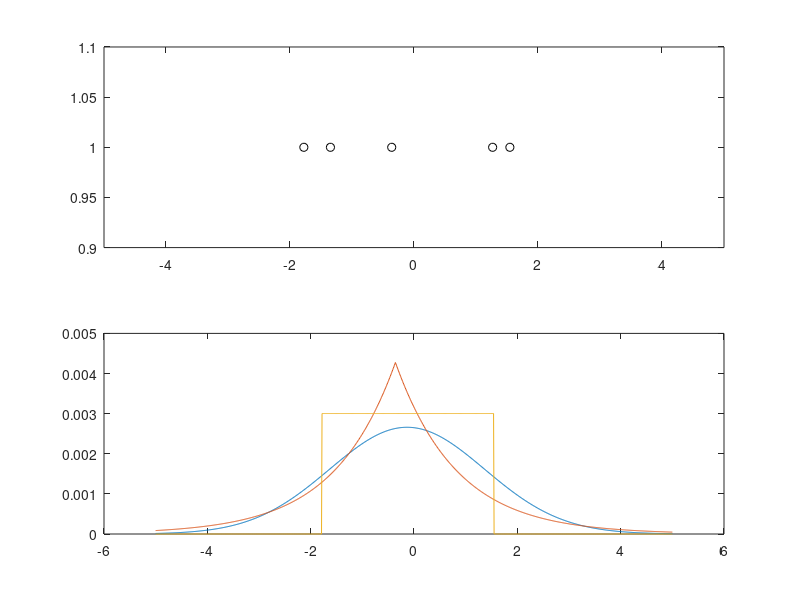
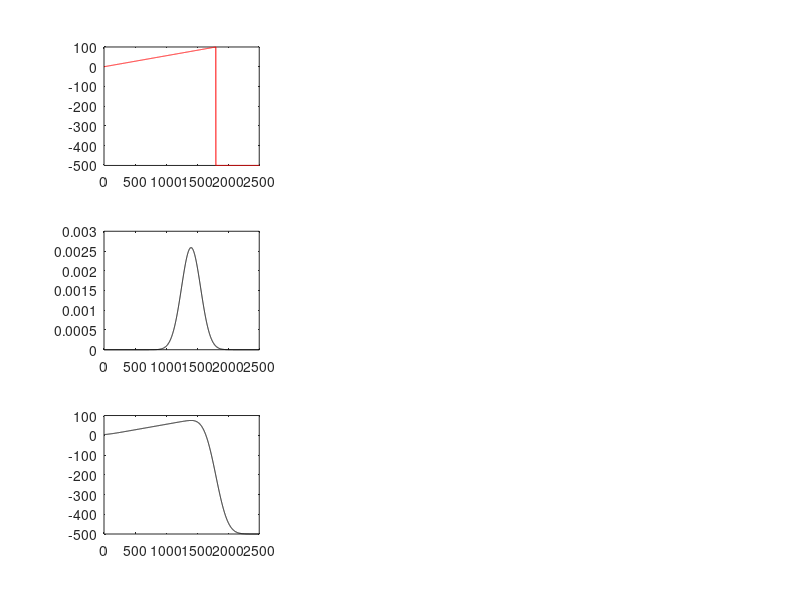

Write the MATLAB code that produced these figures, in order. (Note: this script raises an error after producing the figures.)
clear all; close all;

% internal model from sample
% MLE of mu in a Gaussian -> Exp(Data)
% MLE of sigma in a Gaussian -> sum(D - mu)^2 / (n-1)
% MLE of mu in a Laplacian -> sample median
% MLE of b in a Laplacian -> sum(abs(D - mu))/ n, mean asolute deviation from median 
% MLE of upper and lower bound in a uniform -> min(D), max(D)

x = -5:0.01:5;
sigma = 1; N = 5; penalty = -500;
sample = randn(N,1) * sigma ; 

mu_hut = mean(sample);
sigma_hut = std(sample);
median_hut = median(sample);
b_hut = mean(abs(sample - median_hut));
L_hut = min(sample);
M_hut = max(sample);

gaussian = exp(-(x - mu_hut).^2/(2*sigma_hut^2)) / sqrt(2*pi*sigma_hut^2) ;
gaussian = gaussian / sum(gaussian);

laplacian = 1/(2*b_hut) * exp(-(abs(x-median_hut)/b_hut)) ;
laplacian = laplacian / sum(laplacian);

uniform = zeros(1,length(x)) ;
uniform(round(length(x)/2+L_hut*100):round(length(x)/2+M_hut*100)) = 1/(L_hut - M_hut);
uniform = uniform/sum(uniform) ;

figure
subplot(2,1,1)
plot(sample, ones(N,1),'ko'); 
xlim([min(x) max(x)]);

subplot(2,1,2)
plot(x,gaussian); hold on 
plot(x,laplacian); 
plot(x,uniform);


x = [-500:1:4000];
TL = 1800 ;
for i = 1:length(x)
    if x(i) < 0
       gainFunc(i) = 0;        
    elseif x(i) >= 0 && x(i) <= TL 
       gainFunc(i) = x(i)/(TL)*100;
    elseif x(i) > TL
       gainFunc(i) = penalty;
    end    
end

sigma = 150;
sample = randn(N,1) * sigma ; 

mu_hut = mean(sample);
sigma_hut = std(sample);
median_hut = median(sample);
b_hut = mean(abs(sample - median_hut));
L_hut = min(sample);
M_hut = max(sample);

EG_g = []; EG_l = []; EG_u = [];
for mu = 1:1:2500
    gaussian = exp(-(x - mu).^2/(2*sigma_hut^2)) / sqrt(2*pi*sigma_hut^2) ;
    gaussian = gaussian / sum(gaussian);
    EG_g = [EG_g; sum(gaussian.*gainFunc), mu];
    
    laplacian = 1/(2*b_hut) * exp(-(abs(x-mu)/b_hut)) ;
    laplacian = laplacian / sum(laplacian);
    EG_l = [EG_l; sum(laplacian.*gainFunc), mu];

    Mu = (L_hut + M_hut)/2 + mu;    
    uniform = zeros(1,length(x)) ;
    uniform(round(L_hut+mu)+abs(min(x)):round(M_hut+mu)+abs(min(x))) = 1/(L_hut - M_hut);
    uniform = uniform/sum(uniform) ;
    EG_u = [EG_u; sum(uniform.*gainFunc), Mu];
end

x = 1:1:2500;
[OptEG_g d] = max(EG_g(:,1));
OptAim_g = EG_g(d,2) ;
gaussian = exp(-(x - OptAim_g).^2/(2*sigma_hut^2)) / sqrt(2*pi*sigma_hut^2) ;
gaussian = gaussian / sum(gaussian);

[OptEG_l d] = max(EG_l(:,1));
OptAim_l = EG_l(d,2) ;
laplacian = 1/(2*b_hut) * exp(-(abs(x-OptAim_l)/b_hut)) ;
laplacian = laplacian / sum(laplacian);

[OptEG_u d] = max(EG_u(:,1));
OptShift = x(d) ;
OptAim_u = EG_u(d,2) ;
uniform = zeros(1,length(x)) ;
uniform(round(OptShift+L_hut)+abs(min(x)):round(OptShift+M_hut)+abs(min(x))) = 1/(L_hut - M_hut);
uniform = uniform/sum(uniform) ;

figure
subplot(3,3,1)
plot(x,gainFunc(501:3000),'r-');
subplot(3,3,4)
plot(x,gaussian,'k-');
subplot(3,3,7)
plot(EG_g(:,2),EG_g(:,1),'k-'); hold on 
lineplot(OptAim_g, 'v','k-'); 
xlim([min(x) max(x)]);

subplot(3,3,2)
plot(x,gainFunc(501:3000),'r-');
subplot(3,3,5)
plot(x,laplacian,'k-');
subplot(3,3,8)
plot(EG_l(:,2),EG_l(:,1),'k-'); hold on 
lineplot(OptAim_l, 'v','k-'); 
xlim([min(x) max(x)]);

subplot(3,3,3)
plot(x,gainFunc(501:3000),'r-');
subplot(3,3,6)
plot(x,uniform,'k-');
lineplot(OptAim_u, 'v','k-'); xlim([min(x) max(x)]);
subplot(3,3,9)
plot(EG_u(:,2),EG_u(:,1),'k-'); hold on 
lineplot(OptAim_u, 'v','k-'); 
xlim([min(x) max(x)]);

